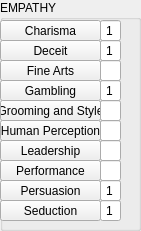
    <widget class="QGroupBox" name="Group_EMPATHY">
     <property name="geometry">
      <rect>
       <x>310</x>
       <y>10</y>
       <width>141</width>
       <height>231</height>
      </rect>
     </property>
     <property name="title">
      <string>EMPATHY</string>
     </property>
     <widget class="QPushButton" name="Charisma">
      <property name="geometry">
       <rect>
        <x>0</x>
        <y>20</y>
        <width>101</width>
        <height>21</height>
       </rect>
      </property>
      <property name="text">
       <string>Charisma</string>
      </property>
      <property name="checkable">
       <bool>false</bool>
      </property>
     </widget>
     <widget class="QPushButton" name="Deceit">
      <property name="geometry">
       <rect>
        <x>0</x>
        <y>40</y>
        <width>101</width>
        <height>21</height>
       </rect>
      </property>
      <property name="text">
       <string>Deceit</string>
      </property>
      <property name="checkable">
       <bool>false</bool>
      </property>
     </widget>
     <widget class="QPushButton" name="FineArts">
      <property name="geometry">
       <rect>
        <x>0</x>
        <y>60</y>
        <width>101</width>
        <height>21</height>
       </rect>
      </property>
      <property name="text">
       <string>Fine Arts</string>
      </property>
      <property name="checkable">
       <bool>false</bool>
      </property>
     </widget>
     <widget class="QPushButton" name="Gambling">
      <property name="geometry">
       <rect>
        <x>0</x>
        <y>80</y>
        <width>101</width>
        <height>21</height>
       </rect>
      </property>
      <property name="text">
       <string>Gambling</string>
      </property>
      <property name="checkable">
       <bool>false</bool>
      </property>
     </widget>
     <widget class="QPushButton" name="GroomingAndStyle">
      <property name="geometry">
       <rect>
        <x>0</x>
        <y>100</y>
        <width>101</width>
        <height>21</height>
       </rect>
      </property>
      <property name="text">
       <string>Grooming and Style</string>
      </property>
      <property name="checkable">
       <bool>false</bool>
      </property>
     </widget>
     <widget class="QPushButton" name="HumanPerception">
      <property name="geometry">
       <rect>
        <x>0</x>
        <y>120</y>
        <width>101</width>
        <height>21</height>
       </rect>
      </property>
      <property name="text">
       <string>Human Perception</string>
      </property>
      <property name="checkable">
       <bool>false</bool>
      </property>
     </widget>
     <widget class="QPushButton" name="Leadership">
      <property name="geometry">
       <rect>
        <x>0</x>
        <y>140</y>
        <width>101</width>
        <height>21</height>
       </rect>
      </property>
      <property name="text">
       <string>Leadership</string>
      </property>
      <property name="checkable">
       <bool>false</bool>
      </property>
     </widget>
     <widget class="QPushButton" name="Persuasion">
      <property name="geometry">
       <rect>
        <x>0</x>
        <y>180</y>
        <width>101</width>
        <height>21</height>
       </rect>
      </property>
      <property name="text">
       <string>Persuasion</string>
      </property>
      <property name="checkable">
       <bool>false</bool>
      </property>
     </widget>
     <widget class="QPushButton" name="Seduction">
      <property name="geometry">
       <rect>
        <x>0</x>
        <y>200</y>
        <width>101</width>
        <height>21</height>
       </rect>
      </property>
      <property name="text">
       <string>Seduction</string>
      </property>
      <property name="checkable">
       <bool>false</bool>
      </property>
     </widget>
     <widget class="QPushButton" name="Performance">
      <property name="geometry">
       <rect>
        <x>0</x>
        <y>160</y>
        <width>101</width>
        <height>21</height>
       </rect>
      </property>
      <property name="text">
       <string>Performance</string>
      </property>
      <property name="checkable">
       <bool>false</bool>
      </property>
     </widget>
     <widget class="QLineEdit" name="Charisma_Value">
      <property name="geometry">
       <rect>
        <x>100</x>
        <y>20</y>
        <width>21</width>
        <height>21</height>
       </rect>
      </property>
      <property name="text">
       <string>1</string>
      </property>
      <property name="alignment">
       <set>Qt::AlignCenter</set>
      </property>
      <property name="readOnly">
       <bool>true</bool>
      </property>
     </widget>
     <widget class="QLineEdit" name="Deceit_Value">
      <property name="geometry">
       <rect>
        <x>100</x>
        <y>40</y>
        <width>21</width>
        <height>21</height>
       </rect>
      </property>
      <property name="text">
       <string>1</string>
      </property>
      <property name="alignment">
       <set>Qt::AlignCenter</set>
      </property>
      <property name="readOnly">
       <bool>true</bool>
      </property>
     </widget>
     <widget class="QLineEdit" name="FineArts_Value">
      <property name="geometry">
       <rect>
        <x>100</x>
        <y>60</y>
        <width>21</width>
        <height>21</height>
       </rect>
      </property>
      <property name="alignment">
       <set>Qt::AlignCenter</set>
      </property>
      <property name="readOnly">
       <bool>true</bool>
      </property>
     </widget>
     <widget class="QLineEdit" name="Gambling_Value">
      <property name="geometry">
       <rect>
        <x>100</x>
        <y>80</y>
        <width>21</width>
        <height>21</height>
       </rect>
      </property>
      <property name="text">
       <string>1</string>
      </property>
      <property name="alignment">
       <set>Qt::AlignCenter</set>
      </property>
      <property name="readOnly">
       <bool>true</bool>
      </property>
     </widget>
     <widget class="QLineEdit" name="GroomingAndStyle_Value">
      <property name="geometry">
       <rect>
        <x>100</x>
        <y>100</y>
        <width>21</width>
        <height>21</height>
       </rect>
      </property>
      <property name="alignment">
       <set>Qt::AlignCenter</set>
      </property>
      <property name="readOnly">
       <bool>true</bool>
      </property>
     </widget>
     <widget class="QLineEdit" name="HumanPerception_Value">
      <property name="geometry">
       <rect>
        <x>100</x>
        <y>120</y>
        <width>21</width>
        <height>21</height>
       </rect>
      </property>
      <property name="alignment">
       <set>Qt::AlignCenter</set>
      </property>
      <property name="readOnly">
       <bool>true</bool>
      </property>
     </widget>
     <widget class="QLineEdit" name="Leadership_Value">
      <property name="geometry">
       <rect>
        <x>100</x>
        <y>140</y>
        <width>21</width>
        <height>21</height>
       </rect>
      </property>
      <property name="alignment">
       <set>Qt::AlignCenter</set>
      </property>
      <property name="readOnly">
       <bool>true</bool>
      </property>
     </widget>
     <widget class="QLineEdit" name="Performance_Value">
      <property name="geometry">
       <rect>
        <x>100</x>
        <y>160</y>
        <width>21</width>
        <height>21</height>
       </rect>
      </property>
      <property name="alignment">
       <set>Qt::AlignCenter</set>
      </property>
      <property name="readOnly">
       <bool>true</bool>
      </property>
     </widget>
     <widget class="QLineEdit" name="Persuasion_Value">
      <property name="geometry">
       <rect>
        <x>100</x>
        <y>180</y>
        <width>21</width>
        <height>21</height>
       </rect>
      </property>
      <property name="text">
       <string>1</string>
      </property>
      <property name="alignment">
       <set>Qt::AlignCenter</set>
      </property>
      <property name="readOnly">
       <bool>true</bool>
      </property>
     </widget>
     <widget class="QLineEdit" name="Seduction_Value">
      <property name="geometry">
       <rect>
        <x>100</x>
        <y>200</y>
        <width>21</width>
        <height>21</height>
       </rect>
      </property>
      <property name="text">
       <string>1</string>
      </property>
      <property name="alignment">
       <set>Qt::AlignCenter</set>
      </property>
      <property name="readOnly">
       <bool>true</bool>
      </property>
     </widget>
    </widget>
